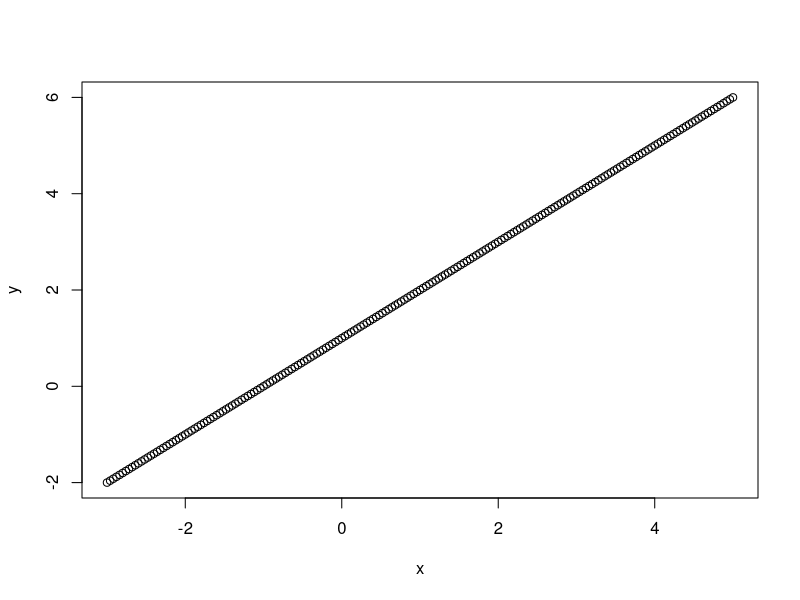
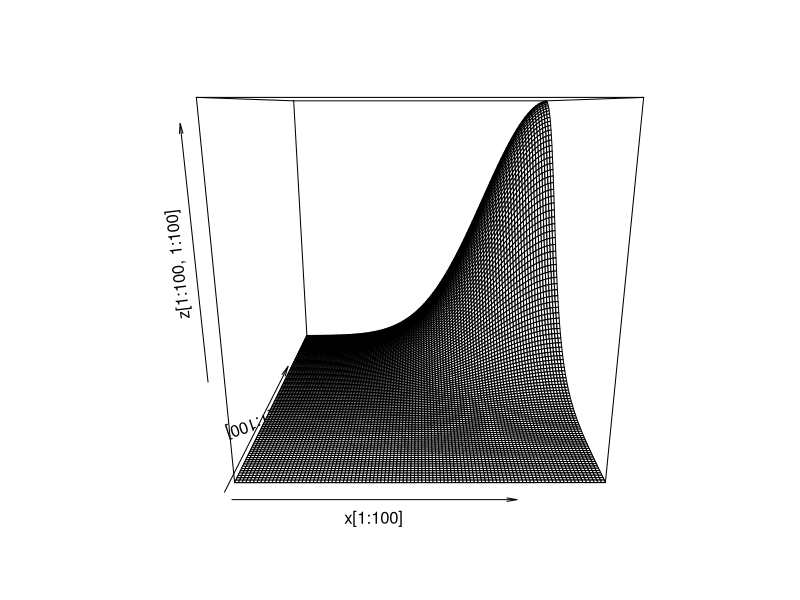
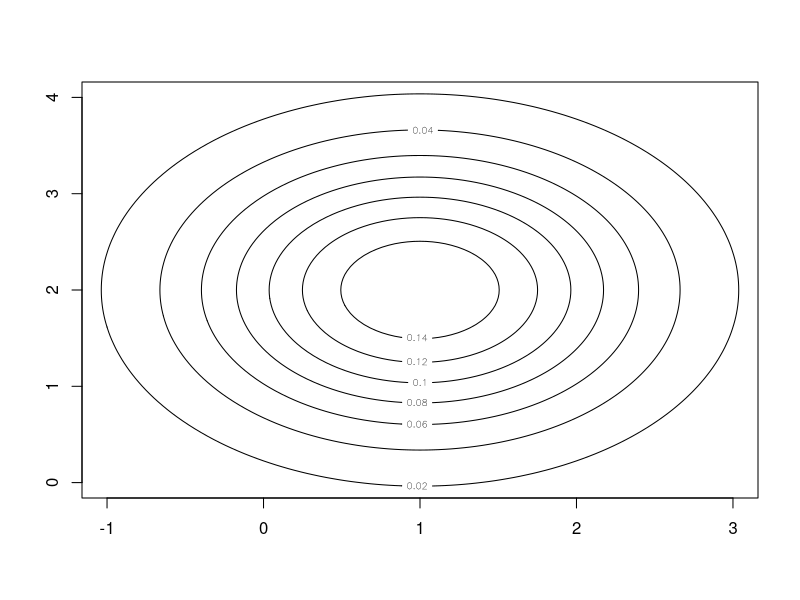

Write the R code that produced these figures, in order.
library(mnormt)


# mu1 and mu2 
mv <- c(1,2)

# variances v1 =1 v2 =2, covariance v12 = 0
vcmat <- matrix(c(1,0,0,1), nrow=2)
print(vcmat)


# create squences for x and y round the mean by 4 standard dev
 x <- seq(
   from=mv[1]-4*vcmat[1,1], 
   to=mv[1]+4*vcmat[1,1], 
   by=vcmat[1,1]/25 
 )


y <- seq(
  from=mv[2]-4*vcmat[2,2], 
  to=mv[2]+4*vcmat[2,2], 
  by=vcmat[2,2]/25 
)
plot(x,y) 


# calculate the density of x,y which is the z access


z <- matrix(0, nrow=length(x), ncol=length(y))

for (i in 1:length(x)){
  for (j in 1:length(y)){
    # for each i,j in x and y calculate the bivariate density 
    z[i,j] <- dmnorm(  # Function to estimate Multivariate Normal Density Function
      c(x[i],y[j]), 
      mean=mv, 
      varcov = vcmat, 
      log= FALSE)
  }
}
round(z[97:103, 97:103],2)

persp(x[1:100],y[1:100],z[1:100,1:100], box=TRUE)

contour(x,y,z, xlim=c(-1,3), ylim=c(0,4))

